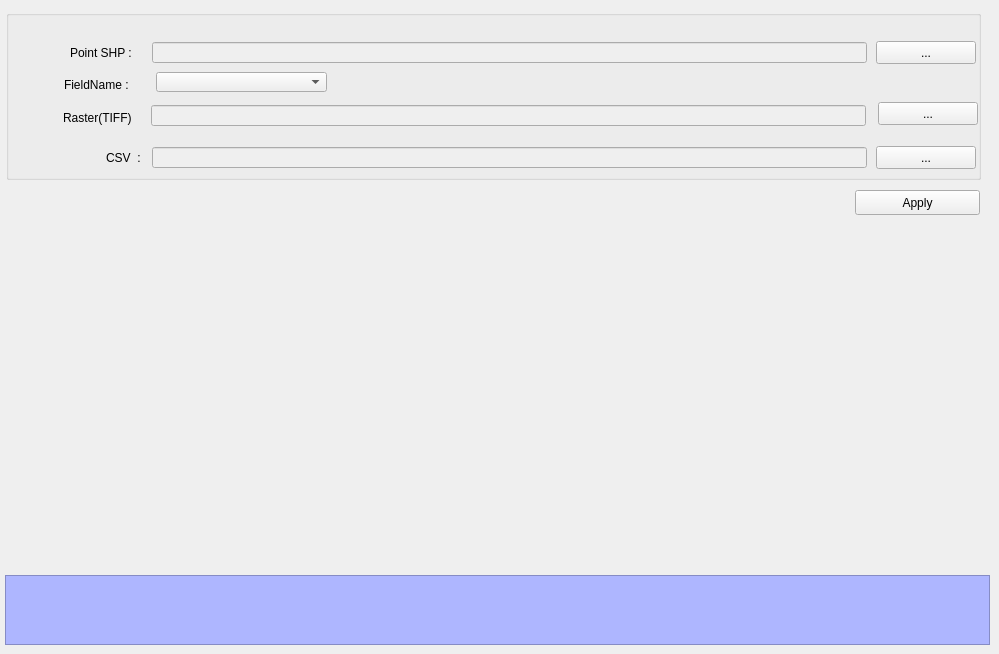
    <widget class="QWidget" name="tab_5">
     <attribute name="title">
      <string>Make CSV</string>
     </attribute>
     <widget class="QGroupBox" name="groupBox_5">
      <property name="geometry">
       <rect>
        <x>6</x>
        <y>10</y>
        <width>975</width>
        <height>170</height>
       </rect>
      </property>
      <property name="title">
       <string/>
      </property>
      <widget class="QLabel" name="label_21">
       <property name="geometry">
        <rect>
         <x>100</x>
         <y>142</y>
         <width>70</width>
         <height>12</height>
        </rect>
       </property>
       <property name="text">
        <string>CSV  :</string>
       </property>
      </widget>
      <widget class="QPushButton" name="btn_csv_shp">
       <property name="geometry">
        <rect>
         <x>870</x>
         <y>31</y>
         <width>100</width>
         <height>23</height>
        </rect>
       </property>
       <property name="text">
        <string>...</string>
       </property>
      </widget>
      <widget class="QLabel" name="label_20">
       <property name="geometry">
        <rect>
         <x>64</x>
         <y>37</y>
         <width>81</width>
         <height>12</height>
        </rect>
       </property>
       <property name="text">
        <string>Point SHP :</string>
       </property>
      </widget>
      <widget class="QPushButton" name="btn_csv_csv">
       <property name="geometry">
        <rect>
         <x>870</x>
         <y>136</y>
         <width>100</width>
         <height>23</height>
        </rect>
       </property>
       <property name="text">
        <string>...</string>
       </property>
      </widget>
      <widget class="QLineEdit" name="txt_csv_shp">
       <property name="enabled">
        <bool>false</bool>
       </property>
       <property name="geometry">
        <rect>
         <x>146</x>
         <y>32</y>
         <width>715</width>
         <height>21</height>
        </rect>
       </property>
      </widget>
      <widget class="QLineEdit" name="txt_shp_field">
       <property name="enabled">
        <bool>false</bool>
       </property>
       <property name="geometry">
        <rect>
         <x>146</x>
         <y>137</y>
         <width>715</width>
         <height>21</height>
        </rect>
       </property>
      </widget>
      <widget class="QLabel" name="label_16">
       <property name="geometry">
        <rect>
         <x>57</x>
         <y>93</y>
         <width>80</width>
         <height>30</height>
        </rect>
       </property>
       <property name="text">
        <string>Raster(TIFF)</string>
       </property>
      </widget>
      <widget class="QLineEdit" name="txt_raster_tiff">
       <property name="enabled">
        <bool>false</bool>
       </property>
       <property name="geometry">
        <rect>
         <x>145</x>
         <y>95</y>
         <width>715</width>
         <height>21</height>
        </rect>
       </property>
      </widget>
      <widget class="QPushButton" name="btn_raster_tiff">
       <property name="geometry">
        <rect>
         <x>872</x>
         <y>92</y>
         <width>100</width>
         <height>23</height>
        </rect>
       </property>
       <property name="text">
        <string>...</string>
       </property>
      </widget>
      <widget class="QLabel" name="label_29">
       <property name="geometry">
        <rect>
         <x>58</x>
         <y>69</y>
         <width>80</width>
         <height>12</height>
        </rect>
       </property>
       <property name="text">
        <string>FieldName :</string>
       </property>
      </widget>
      <widget class="QComboBox" name="cmb_FieldAtt">
       <property name="geometry">
        <rect>
         <x>150</x>
         <y>62</y>
         <width>171</width>
         <height>20</height>
        </rect>
       </property>
      </widget>
     </widget>
     <widget class="QTextEdit" name="textEdit_4">
      <property name="enabled">
       <bool>false</bool>
      </property>
      <property name="geometry">
       <rect>
        <x>5</x>
        <y>575</y>
        <width>985</width>
        <height>70</height>
       </rect>
      </property>
      <property name="styleSheet">
       <string notr="true">background-color: rgb(174, 182, 255);
font: 75 10pt &quot;MS Shell Dlg 2&quot;;</string>
      </property>
     </widget>
     <widget class="QPushButton" name="btn_apply_CSV">
      <property name="geometry">
       <rect>
        <x>855</x>
        <y>190</y>
        <width>125</width>
        <height>25</height>
       </rect>
      </property>
      <property name="text">
       <string>Apply</string>
      </property>
     </widget>
    </widget>
